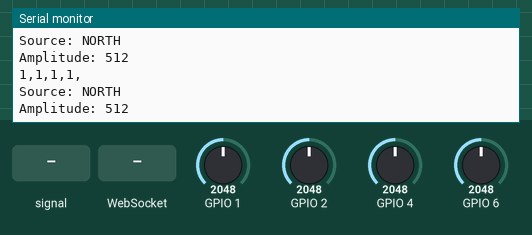
A sketch run on a simulated ESP32. Parts: the last lines printed to the serial monitor. Inputs (shaded band) come from the test bench; at power-on: GPIO 1 = 2048, GPIO 6 = 2048, GPIO 2 = 2048, GPIO 4 = 2048. WiFi joins after 1.5 s; servers stay silent unless stated.

Above: at 2.7 s.
2.8 s: GPIO 2 fed a 2 Hz sine of ±1228 counts around its level
At 3.8 s:
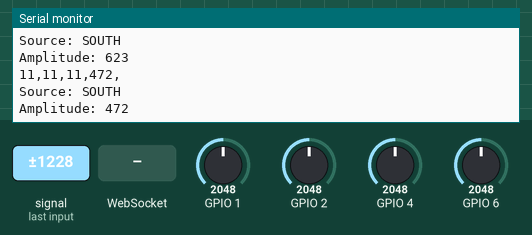
4.3 s: GPIO 1 set to 2866
At 4.8 s:
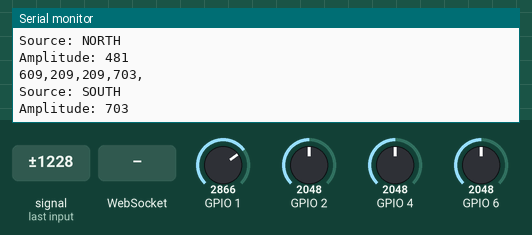
6.6 s: GPIO 6 set to 2866
At 7.2 s:
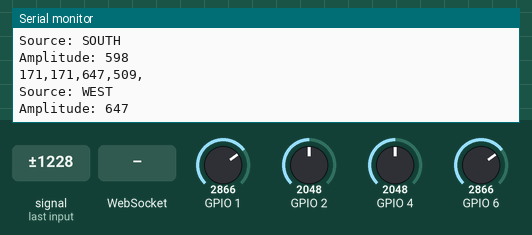
8.2 s: WebSocket text "1" received
9.7 s: GPIO 2 set to 2866
At 10.8 s:
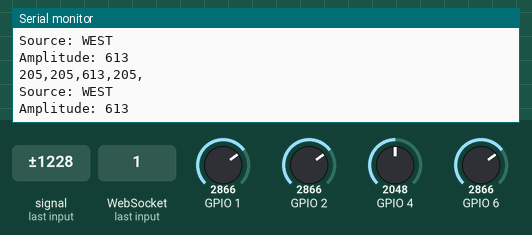
11.2 s: GPIO 4 set to 2866
At 12.0 s:
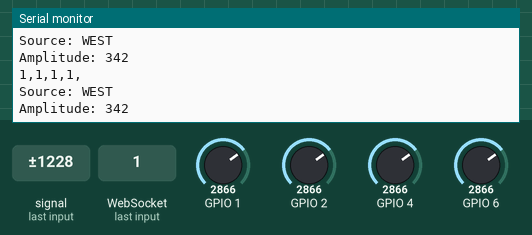
Timing chart, 0 to 13.7 s (numbered marks = the images above; inputs shaded):
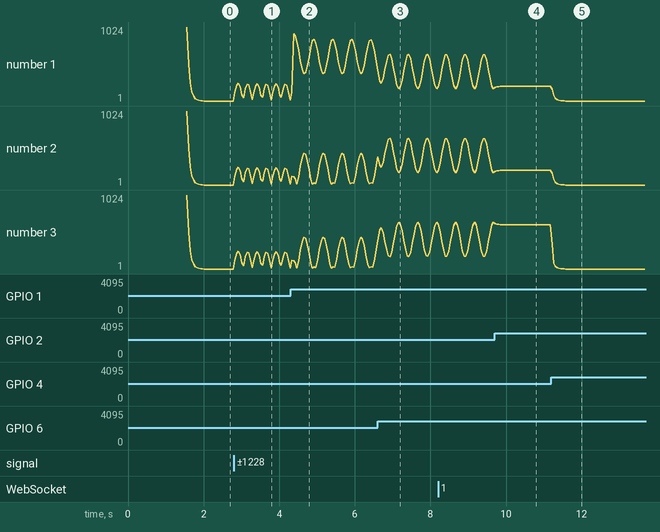

The sketch:

EchoView-ESP32.ino
```cpp
#include <WebSocketsServer.h>
#include <sstream>
#include "header.h"

#define MICROPHONES 4         // Number of microphones

//Constants to define microphones direction
#define NORTH 0
#define EAST 1
#define WEST 2
#define SOUTH 3
#define NUM_SAMPLES (100)  // Number of samples for averaging

int micPins[MICROPHONES];   // Array to match the microphones with their physical pin

int currentClientNumber, micAvg = 0;
int threshold = 300;
int sourceDir = 4; // Default value
int sourceAmp = -1; // Default value

String directions[MICROPHONES+1] = {"NORTH", "EAST", "WEST", "SOUTH", "UNDEFINED"};

void setup()
{
    Serial.begin(115200);
    while (!Serial)
    {
        // Wait for serial connection
    }

    // micPins initialization
    micPins[NORTH] = 1;       // SDA - GPIO01
    micPins[EAST] = 6;        // GPIO06
    micPins[WEST] = 4;        // GPIO04
    micPins[SOUTH] = 2;       // SCL - GPIO02

    connect2Network();
}

void loop()
{
    long sum[MICROPHONES];             // Use long to prevent overflow
    int  readValues[MICROPHONES];
    int  currentMicAvg = 0;            //Used for normalizing

    for(int dir = 0; dir < MICROPHONES; dir++){
      sum[dir] = 0;  // Initialization
      // Take 100 samples as quickly as possible and do the average
      for (int i = 0; i < NUM_SAMPLES; i++)
      {
          sum[dir] += analogRead(micPins[dir]);
      }
      readValues[dir] = sum[dir] / NUM_SAMPLES;     //Average of the 100 samples capture
    }

    //Compute the average of the values coming from the 4 microphones
     for (int dir = 0; dir < MICROPHONES; dir++){
        currentMicAvg += readValues[dir];           //Calculating the average value between the instant read values from all directions
    }
      currentMicAvg = currentMicAvg / MICROPHONES;
      micAvg = (micAvg + currentMicAvg) / 2;        //Global average of the values read by the microphones

    //Subtract 'micAvg' to the read values the average value and normalize the intensity
    for (int dir = 0; dir < MICROPHONES; dir++){
      readValues[dir] = abs(readValues[dir] - micAvg);

      Serial.print(String(readValues[dir]));
      Serial.print(",");
    }
    Serial.println("");

    int sourceEvaluator = -1; // Default value

    // Selecting the Source Microphone
    for(int dir = 0; dir < MICROPHONES; dir++){
      if(readValues[dir] > sourceEvaluator){
        sourceEvaluator = readValues[dir];
        if(sourceEvaluator > threshold){
          sourceDir = dir;
          sourceAmp = sourceEvaluator;
        }

      }
    }


    Serial.print("Source: ");
    Serial.println(directions[sourceDir]);
    Serial.print("Amplitude: ");
    Serial.println(sourceAmp);

    //delay(50);  // Adjust delay for smooth plotting

    if (WiFi.status() != WL_CONNECTED)
    {
        Serial.println("Lost connection to network! Attempting to reconnect...");
        connect2Network();
        return;
    }

    webSocket.loop();
    if (currentClientNumber != webSocket.connectedClients())
    {
        if (currentClientNumber < webSocket.connectedClients())
            Serial.println("A new client has connected!");
        else
            Serial.println("A client has disconnected");
        Serial.print("Number of clients currently connected: ");
        Serial.println(webSocket.connectedClients());

        currentClientNumber = webSocket.connectedClients();
    }

    messageTXT = String(directions[sourceDir]);
    messageTXT.concat("$");
    messageTXT.concat(String(sourceAmp));
    webSocket.broadcastTXT(messageTXT);
}
```

header.h
```cpp
#include <WiFi.h>

const char* ssid = "dsv-extrality-lab";
const char* password = "";

WebSocketsServer webSocket = WebSocketsServer(81);
String messageTXT, oldMsg;

//=====================================================
//function process event: new data received from client
//=====================================================
void webSocketEvent(uint8_t num, WStype_t type, uint8_t *payload, size_t welength)
{
    String payloadString = (const char *) payload;
    Serial.print("payloadString= ");
    Serial.println(payloadString);

    if(type == WStype_TEXT) //receive text from client
    {
        byte separator=payloadString.indexOf('=');
        String var = payloadString.substring(0,separator);
        Serial.print("var= ");
        Serial.println(var);
        String val = payloadString.substring(separator+1);
        Serial.print("val= ");
        Serial.println(val);
        Serial.println(" ");
    }
}

void connect2Network()
{
    WiFi.begin(ssid, password);
    Serial.println("Printing this device's details bellow...");
    Serial.print("MacAddress: ");
    Serial.println(WiFi.macAddress());
    Serial.print("Device Name: ");
    Serial.println(WiFi.getHostname());
    Serial.print("Attempting to connect to " + String(ssid) + " network...");

    while(WiFi.status() != WL_CONNECTED)
    {
        Serial.print(".");
        delay(500);
    }

    WiFi.mode(WIFI_STA);
    Serial.println();
    Serial.println("Successfully connected to network!");
    Serial.print("Local IP: ");
    Serial.println(WiFi.localIP());
    webSocket.begin();
    webSocket.onEvent(webSocketEvent);
}

void sendMessage2Clients()
{
    if(oldMsg != messageTXT)
        webSocket.broadcastTXT(messageTXT);
    oldMsg = messageTXT;
}
```

Measured:
- after the input at 2.8 s, the serial monitor: prints a new line at once (image 1)
